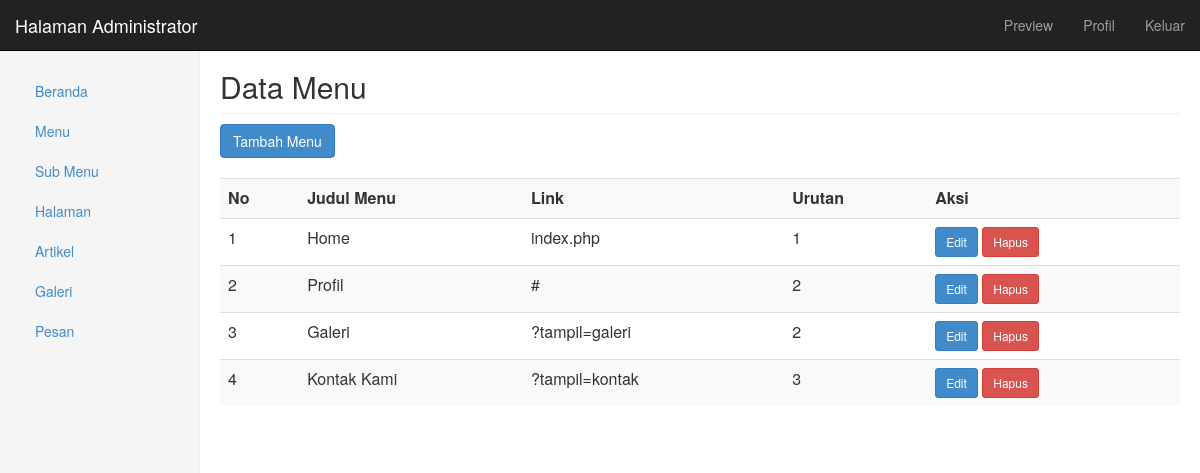
The page /admin/admin.php?tampil=menu (signed in) on the database its author committed.
### tables this page shows
CREATE TABLE IF NOT EXISTS `menu` (
  `id_menu` int(5) NOT NULL AUTO_INCREMENT,
  `judul` varchar(50) NOT NULL,
  `link` varchar(50) NOT NULL,
  `urutan` int(3) NOT NULL,
  PRIMARY KEY (`id_menu`)
);

### admin/menu/menu_tampil.php (the view, shortened to what this page needs)
<h2 class="sub-header">Data Menu</h2>
<a href="?tampil=menu_tambah" class="btn btn-primary">Tambah Menu</a><br><br>
<div class="table-responsive">
	<table class="table table-striped">
		<tr>
			<th>No</th>
			<th>Judul Menu</th>
			<th>Link</th>
			<th>Urutan</th>
			<th>Aksi</th>
		</tr>
		<?php
			$no=1;
			$sql = mysql_query("SELECT * FROM menu order by urutan") or die(mysql_error());
			while($data=mysql_fetch_array($sql)){
		?>
		<tr>
			<td> <?php echo $no; ?> </td>
			<td> <?php echo $data['judul']; ?> </td>
			<td> <?php echo $data['link']; ?> </td>
			<td> <?php echo $data['urutan']; ?> </td>
			<td>
				<a href="?tampil=menu_edit&id=<?php echo $data['id_menu']; ?>" class="btn btn-primary btn-sm"> Edit </a>
				<a href="?tampil=menu_hapus&id=<?php echo $data['id_menu']; ?>" class="btn btn-danger btn-sm"> Hapus </a>
			</td>
		</tr>
		<?php
				$no++;
			}
		?>
	</table>
</div>

### css/admin.css (style rules this page uses)
.sub-header { margin-top: 50px; padding-bottom: 10px; border-bottom: 1px solid #eee; }

### rows shown on the page
menu: judul "Home", link "index.php", urutan "1"
menu: judul "Profil", link "#", urutan "2"
menu: judul "Galeri", link "?tampil=galeri", urutan "2"
menu: judul "Kontak Kami", link "?tampil=kontak", urutan "3"
